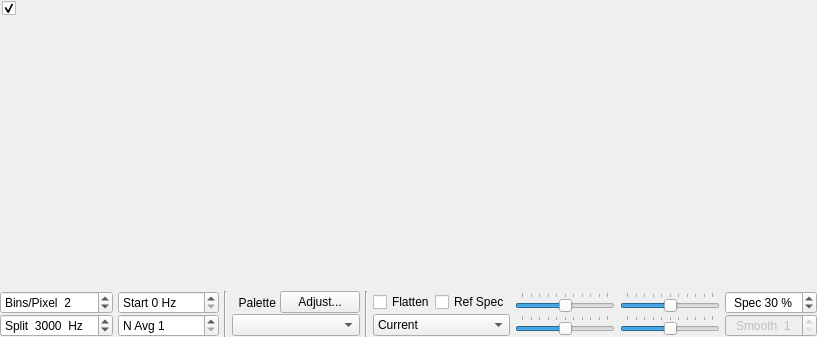
<?xml version="1.0" encoding="UTF-8"?>
<ui version="4.0">
 <class>WideGraph</class>
 <widget class="QDialog" name="WideGraph">
  <property name="geometry">
   <rect>
    <x>0</x>
    <y>0</y>
    <width>799</width>
    <height>337</height>
   </rect>
  </property>
  <property name="windowTitle">
   <string>Dialog</string>
  </property>
  <layout class="QVBoxLayout" name="verticalLayout">
   <property name="spacing">
    <number>1</number>
   </property>
   <property name="leftMargin">
    <number>0</number>
   </property>
   <property name="topMargin">
    <number>0</number>
   </property>
   <property name="rightMargin">
    <number>0</number>
   </property>
   <property name="bottomMargin">
    <number>0</number>
   </property>
   <item>
    <widget class="CPlotter" name="widePlot">
     <property name="enabled">
      <bool>true</bool>
     </property>
     <property name="sizePolicy">
      <sizepolicy hsizetype="Preferred" vsizetype="MinimumExpanding">
       <horstretch>0</horstretch>
       <verstretch>0</verstretch>
      </sizepolicy>
     </property>
     <property name="minimumSize">
      <size>
       <width>400</width>
       <height>100</height>
      </size>
     </property>
     <property name="frameShape">
      <enum>QFrame::NoFrame</enum>
     </property>
     <property name="frameShadow">
      <enum>QFrame::Plain</enum>
     </property>
     <property name="lineWidth">
      <number>1</number>
     </property>
     <widget class="QCheckBox" name="cbControls">
      <property name="geometry">
       <rect>
        <x>2</x>
        <y>0</y>
        <width>77</width>
        <height>17</height>
       </rect>
      </property>
      <property name="text">
       <string/>
      </property>
      <property name="checked">
       <bool>true</bool>
      </property>
     </widget>
    </widget>
   </item>
   <item>
    <widget class="QWidget" name="controls_widget" native="true">
     <property name="sizePolicy">
      <sizepolicy hsizetype="Preferred" vsizetype="Maximum">
       <horstretch>0</horstretch>
       <verstretch>0</verstretch>
      </sizepolicy>
     </property>
     <layout class="QGridLayout" name="gridLayout">
      <property name="leftMargin">
       <number>0</number>
      </property>
      <property name="topMargin">
       <number>0</number>
      </property>
      <property name="rightMargin">
       <number>0</number>
      </property>
      <property name="bottomMargin">
       <number>0</number>
      </property>
      <property name="horizontalSpacing">
       <number>5</number>
      </property>
      <property name="verticalSpacing">
       <number>0</number>
      </property>
      <item row="1" column="8">
       <widget class="QSlider" name="gain2dSlider">
        <property name="sizePolicy">
         <sizepolicy hsizetype="Expanding" vsizetype="Fixed">
          <horstretch>0</horstretch>
          <verstretch>0</verstretch>
         </sizepolicy>
        </property>
        <property name="minimumSize">
         <size>
          <width>100</width>
          <height>0</height>
         </size>
        </property>
        <property name="maximumSize">
         <size>
          <width>200</width>
          <height>16777215</height>
         </size>
        </property>
        <property name="toolTip">
         <string>Spectrum gain</string>
        </property>
        <property name="minimum">
         <number>-50</number>
        </property>
        <property name="maximum">
         <number>50</number>
        </property>
        <property name="orientation">
         <enum>Qt::Horizontal</enum>
        </property>
        <property name="tickPosition">
         <enum>QSlider::TicksAbove</enum>
        </property>
       </widget>
      </item>
      <item row="0" column="4">
       <layout class="QHBoxLayout" name="horizontalLayout">
        <item>
         <widget class="QLabel" name="labPalette">
          <property name="text">
           <string>  Palette </string>
          </property>
          <property name="alignment">
           <set>Qt::AlignLeading|Qt::AlignLeft|Qt::AlignVCenter</set>
          </property>
         </widget>
        </item>
        <item>
         <widget class="QPushButton" name="adjust_palette_push_button">
          <property name="toolTip">
           <string>&lt;html&gt;&lt;head/&gt;&lt;body&gt;&lt;p&gt;Enter definition for a new color palette.&lt;/p&gt;&lt;/body&gt;&lt;/html&gt;</string>
          </property>
          <property name="text">
           <string>Adjust...</string>
          </property>
          <property name="autoDefault">
           <bool>false</bool>
          </property>
         </widget>
        </item>
       </layout>
      </item>
      <item row="0" column="8">
       <widget class="QSlider" name="gainSlider">
        <property name="sizePolicy">
         <sizepolicy hsizetype="Expanding" vsizetype="Fixed">
          <horstretch>0</horstretch>
          <verstretch>0</verstretch>
         </sizepolicy>
        </property>
        <property name="minimumSize">
         <size>
          <width>100</width>
          <height>0</height>
         </size>
        </property>
        <property name="maximumSize">
         <size>
          <width>200</width>
          <height>16777215</height>
         </size>
        </property>
        <property name="toolTip">
         <string>Waterfall gain</string>
        </property>
        <property name="minimum">
         <number>-50</number>
        </property>
        <property name="maximum">
         <number>50</number>
        </property>
        <property name="orientation">
         <enum>Qt::Horizontal</enum>
        </property>
        <property name="tickPosition">
         <enum>QSlider::TicksAbove</enum>
        </property>
       </widget>
      </item>
      <item row="0" column="11">
       <widget class="QSpinBox" name="sbPercent2dPlot">
        <property name="toolTip">
         <string>&lt;html&gt;&lt;head/&gt;&lt;body&gt;&lt;p&gt;Set fractional size of spectrum in this window.&lt;/p&gt;&lt;/body&gt;&lt;/html&gt;</string>
        </property>
        <property name="alignment">
         <set>Qt::AlignCenter</set>
        </property>
        <property name="suffix">
         <string> %</string>
        </property>
        <property name="prefix">
         <string>Spec </string>
        </property>
        <property name="maximum">
         <number>100</number>
        </property>
        <property name="singleStep">
         <number>5</number>
        </property>
        <property name="value">
         <number>30</number>
        </property>
       </widget>
      </item>
      <item row="0" column="6">
       <layout class="QHBoxLayout" name="horizontalLayout_3">
        <item>
         <widget class="QCheckBox" name="cbFlatten">
          <property name="toolTip">
           <string>&lt;html&gt;&lt;head/&gt;&lt;body&gt;&lt;p&gt;Flatten spectral baseline over the full displayed interval.&lt;/p&gt;&lt;/body&gt;&lt;/html&gt;</string>
          </property>
          <property name="text">
           <string>Flatten</string>
          </property>
         </widget>
        </item>
        <item>
         <widget class="QCheckBox" name="cbRef">
          <property name="toolTip">
           <string>&lt;html&gt;&lt;head/&gt;&lt;body&gt;&lt;p&gt;Compute and save a reference spectrum.  (Not yet fully implemented.)&lt;/p&gt;&lt;/body&gt;&lt;/html&gt;</string>
          </property>
          <property name="text">
           <string>Ref Spec</string>
          </property>
         </widget>
        </item>
       </layout>
      </item>
      <item row="1" column="11">
       <widget class="QSpinBox" name="smoSpinBox">
        <property name="enabled">
         <bool>false</bool>
        </property>
        <property name="toolTip">
         <string>Smoothing of Linear Average spectrum</string>
        </property>
        <property name="alignment">
         <set>Qt::AlignCenter</set>
        </property>
        <property name="suffix">
         <string/>
        </property>
        <property name="prefix">
         <string>Smooth  </string>
        </property>
        <property name="minimum">
         <number>1</number>
        </property>
        <property name="maximum">
         <number>7</number>
        </property>
       </widget>
      </item>
      <item row="0" column="1">
       <widget class="QSpinBox" name="bppSpinBox">
        <property name="toolTip">
         <string>Compression factor for frequency scale</string>
        </property>
        <property name="suffix">
         <string/>
        </property>
        <property name="prefix">
         <string>Bins/Pixel  </string>
        </property>
        <property name="minimum">
         <number>1</number>
        </property>
        <property name="maximum">
         <number>1000</number>
        </property>
        <property name="singleStep">
         <number>1</number>
        </property>
        <property name="value">
         <number>2</number>
        </property>
       </widget>
      </item>
      <item row="1" column="4">
       <widget class="QComboBox" name="paletteComboBox">
        <property name="toolTip">
         <string>Select waterfall palette</string>
        </property>
       </widget>
      </item>
      <item row="1" column="6">
       <widget class="QComboBox" name="spec2dComboBox">
        <property name="toolTip">
         <string>&lt;html&gt;&lt;head/&gt;&lt;body&gt;&lt;p&gt;Select data for spectral display&lt;/p&gt;&lt;/body&gt;&lt;/html&gt;</string>
        </property>
        <property name="currentIndex">
         <number>0</number>
        </property>
        <item>
         <property name="text">
          <string>Current</string>
         </property>
        </item>
        <item>
         <property name="text">
          <string>Cumulative</string>
         </property>
        </item>
        <item>
         <property name="text">
          <string>Linear Avg</string>
         </property>
        </item>
        <item>
         <property name="text">
          <string>Reference</string>
         </property>
        </item>
        <item>
         <property name="text">
          <string>Q65_Sync</string>
         </property>
        </item>
       </widget>
      </item>
      <item row="0" column="2">
       <widget class="QSpinBox" name="fStartSpinBox">
        <property name="toolTip">
         <string>&lt;html&gt;&lt;head/&gt;&lt;body&gt;&lt;p&gt;Frequency at left edge of waterfall&lt;/p&gt;&lt;/body&gt;&lt;/html&gt;</string>
        </property>
        <property name="suffix">
         <string> Hz</string>
        </property>
        <property name="prefix">
         <string>Start </string>
        </property>
        <property name="maximum">
         <number>4900</number>
        </property>
        <property name="singleStep">
         <number>100</number>
        </property>
       </widget>
      </item>
      <item row="1" column="1">
       <widget class="QSpinBox" name="fSplitSpinBox">
        <property name="toolTip">
         <string>&lt;html&gt;&lt;head/&gt;&lt;body&gt;&lt;p&gt;Decode JT9 only above this frequency&lt;/p&gt;&lt;/body&gt;&lt;/html&gt;</string>
        </property>
        <property name="suffix">
         <string>  Hz</string>
        </property>
        <property name="prefix">
         <string>Split  </string>
        </property>
        <property name="minimum">
         <number>0</number>
        </property>
        <property name="maximum">
         <number>5000</number>
        </property>
        <property name="singleStep">
         <number>100</number>
        </property>
        <property name="value">
         <number>3000</number>
        </property>
       </widget>
      </item>
      <item row="1" column="2">
       <widget class="QSpinBox" name="waterfallAvgSpinBox">
        <property name="toolTip">
         <string>Number of FFTs averaged (controls waterfall scrolling rate)</string>
        </property>
        <property name="prefix">
         <string>N Avg </string>
        </property>
        <property name="minimum">
         <number>1</number>
        </property>
        <property name="maximum">
         <number>500</number>
        </property>
       </widget>
      </item>
      <item row="0" column="10">
       <widget class="QSlider" name="zeroSlider">
        <property name="sizePolicy">
         <sizepolicy hsizetype="Expanding" vsizetype="Fixed">
          <horstretch>0</horstretch>
          <verstretch>0</verstretch>
         </sizepolicy>
        </property>
        <property name="minimumSize">
         <size>
          <width>100</width>
          <height>0</height>
         </size>
        </property>
        <property name="maximumSize">
         <size>
          <width>200</width>
          <height>16777215</height>
         </size>
        </property>
        <property name="toolTip">
         <string>Waterfall zero</string>
        </property>
        <property name="minimum">
         <number>-50</number>
        </property>
        <property name="maximum">
         <number>50</number>
        </property>
        <property name="orientation">
         <enum>Qt::Horizontal</enum>
        </property>
        <property name="tickPosition">
         <enum>QSlider::TicksAbove</enum>
        </property>
       </widget>
      </item>
      <item row="1" column="10">
       <widget class="QSlider" name="zero2dSlider">
        <property name="sizePolicy">
         <sizepolicy hsizetype="Expanding" vsizetype="Fixed">
          <horstretch>0</horstretch>
          <verstretch>0</verstretch>
         </sizepolicy>
        </property>
        <property name="minimumSize">
         <size>
          <width>100</width>
          <height>0</height>
         </size>
        </property>
        <property name="maximumSize">
         <size>
          <width>200</width>
          <height>16777215</height>
         </size>
        </property>
        <property name="toolTip">
         <string>Spectrum zero</string>
        </property>
        <property name="minimum">
         <number>-50</number>
        </property>
        <property name="maximum">
         <number>50</number>
        </property>
        <property name="orientation">
         <enum>Qt::Horizontal</enum>
        </property>
        <property name="tickPosition">
         <enum>QSlider::TicksAbove</enum>
        </property>
       </widget>
      </item>
      <item row="0" column="0" rowspan="2">
       <spacer name="horizontalSpacer">
        <property name="orientation">
         <enum>Qt::Horizontal</enum>
        </property>
        <property name="sizeHint" stdset="0">
         <size>
          <width>40</width>
          <height>20</height>
         </size>
        </property>
       </spacer>
      </item>
      <item row="0" column="12" rowspan="2">
       <spacer name="horizontalSpacer_2">
        <property name="orientation">
         <enum>Qt::Horizontal</enum>
        </property>
        <property name="sizeHint" stdset="0">
         <size>
          <width>40</width>
          <height>20</height>
         </size>
        </property>
       </spacer>
      </item>
      <item row="0" column="3" rowspan="2">
       <widget class="Line" name="line">
        <property name="orientation">
         <enum>Qt::Vertical</enum>
        </property>
       </widget>
      </item>
      <item row="0" column="5" rowspan="2">
       <widget class="Line" name="line_2">
        <property name="orientation">
         <enum>Qt::Vertical</enum>
        </property>
       </widget>
      </item>
     </layout>
    </widget>
   </item>
  </layout>
 </widget>
 <customwidgets>
  <customwidget>
   <class>CPlotter</class>
   <extends>QFrame</extends>
   <header>widgets/plotter.h</header>
   <container>1</container>
  </customwidget>
 </customwidgets>
 <tabstops>
  <tabstop>cbControls</tabstop>
  <tabstop>bppSpinBox</tabstop>
  <tabstop>fStartSpinBox</tabstop>
  <tabstop>fSplitSpinBox</tabstop>
  <tabstop>waterfallAvgSpinBox</tabstop>
  <tabstop>adjust_palette_push_button</tabstop>
  <tabstop>paletteComboBox</tabstop>
  <tabstop>cbFlatten</tabstop>
  <tabstop>cbRef</tabstop>
  <tabstop>spec2dComboBox</tabstop>
  <tabstop>gainSlider</tabstop>
  <tabstop>zeroSlider</tabstop>
  <tabstop>gain2dSlider</tabstop>
  <tabstop>zero2dSlider</tabstop>
  <tabstop>sbPercent2dPlot</tabstop>
  <tabstop>smoSpinBox</tabstop>
 </tabstops>
 <resources/>
 <connections/>
</ui>
